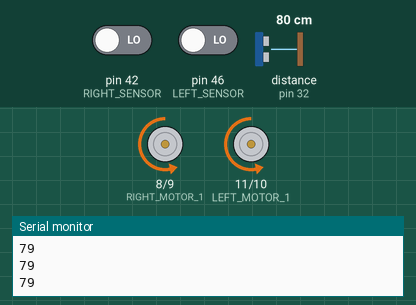
Bench run of a sketch on a simulated Arduino Mega 2560, built with avr-gcc and run on an emulated ATmega2560. Shown: motor-driver pin pairs drawn as motors (green arrow = first pin HIGH = forward, orange = second pin HIGH = backward, longer = more drive), the last lines printed to the serial monitor. Wiring (inferred from the names in the program): ultrasonic range finder: trigger pin 36; echo pin 32. Inputs (shaded band) come from the test bench; at power-on: distance to the obstacle (sensor on pin 32) 80 cm, pin 42 (RIGHT_SENSOR) LOW, pin 46 (LEFT_SENSOR) LOW. The echo pulse lasts 58.3 µs per cm.

Above: at 1.2 s.
1.3 s: distance to the obstacle (sensor on pin 32) set to 2 cm
At 2.5 s:
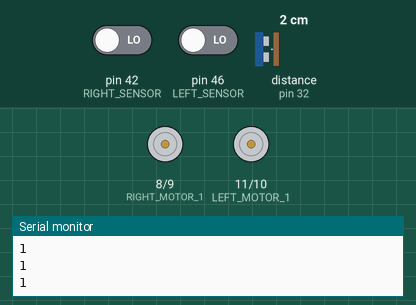
2.8 s: distance to the obstacle (sensor on pin 32) set to 35 cm
At 3.9 s:
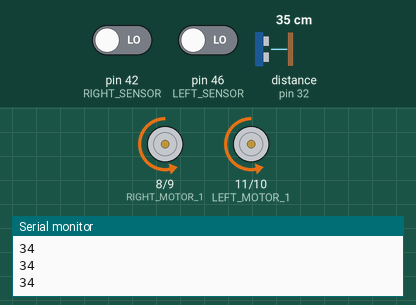
4.3 s: pin 42 (RIGHT_SENSOR) driven HIGH
At 4.9 s:
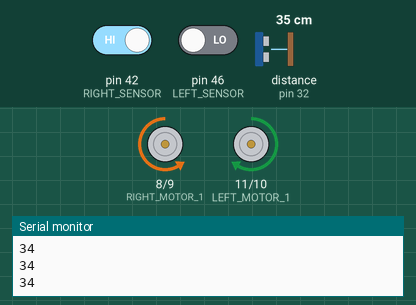
5.8 s: pin 46 (LEFT_SENSOR) driven HIGH
At 6.5 s:
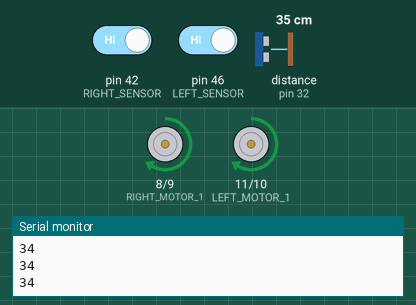
7.3 s: pin 42 (RIGHT_SENSOR) driven LOW
At 8.7 s:
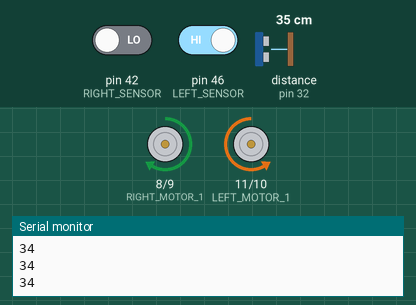
Timing chart, 0 to 9.8 s (numbered marks = the images above; inputs shaded):
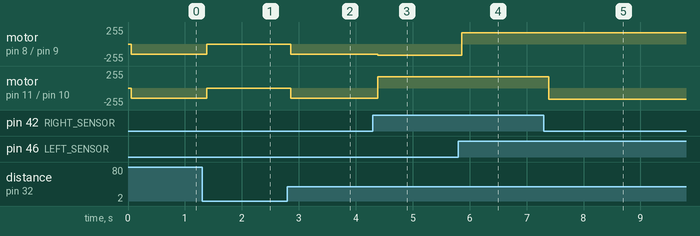

The sketch:

line_following__1_.ino
```cpp
#define LEFT_SENSOR 46
#define RIGHT_SENSOR 42
#define LEFT_MOTOR_1 11
#define LEFT_MOTOR_2 10
#define RIGHT_MOTOR_1 8
#define RIGHT_MOTOR_2 9
#define trigPin 36
#define echoPin 32

void setup() {

  pinMode(LEFT_SENSOR, INPUT);
  pinMode(RIGHT_SENSOR, INPUT);
  pinMode(LEFT_MOTOR_1, OUTPUT);
  pinMode(LEFT_MOTOR_2, OUTPUT);
  pinMode(RIGHT_MOTOR_1, OUTPUT);
  pinMode(RIGHT_MOTOR_2, OUTPUT);
  pinMode(trigPin, OUTPUT);
  pinMode(echoPin, INPUT);
  Serial.begin(9600);
}

void loop() {
  int leftSensorValue = digitalRead(LEFT_SENSOR);
  int rightSensorValue = digitalRead(RIGHT_SENSOR);
  long duration, distance;

  digitalWrite(trigPin, LOW);
  delayMicroseconds(2);
  digitalWrite(trigPin, HIGH);
  delayMicroseconds(10);
  digitalWrite(trigPin, LOW);
  duration = pulseIn(echoPin, HIGH);
  distance = (duration/2) / 29.1;
  Serial.println(distance);
  delay(50);

  if(distance < 20){
    digitalWrite(LEFT_MOTOR_1, LOW);
    analogWrite(LEFT_MOTOR_2, 0);
    digitalWrite(RIGHT_MOTOR_1, LOW);
    analogWrite(RIGHT_MOTOR_2, 0);
   }
   else{

         if (leftSensorValue == 1 && rightSensorValue == 0) {
             digitalWrite(LEFT_MOTOR_1, LOW);
             analogWrite(LEFT_MOTOR_2, 170); // A1
             analogWrite(RIGHT_MOTOR_1, 170); //A2
             digitalWrite(RIGHT_MOTOR_2, LOW);

         }

         else if (leftSensorValue == 0 && rightSensorValue == 1) {
            analogWrite(LEFT_MOTOR_1, 170);
            digitalWrite(LEFT_MOTOR_2, LOW);
            digitalWrite(RIGHT_MOTOR_1, LOW);
            analogWrite(RIGHT_MOTOR_2, 170);

         }

          else if (leftSensorValue == 1 && rightSensorValue == 1) {
               analogWrite(LEFT_MOTOR_1, 170);
               digitalWrite(LEFT_MOTOR_2, LOW);
               analogWrite(RIGHT_MOTOR_1, 170);
               digitalWrite(RIGHT_MOTOR_2, LOW);

          }

           else {
              digitalWrite(LEFT_MOTOR_1, LOW);
              analogWrite(LEFT_MOTOR_2, 150);
              digitalWrite(RIGHT_MOTOR_1, LOW);
              analogWrite(RIGHT_MOTOR_2, 150);

            }
    }
}
```

Measured:
- after the input at 1.3 s, motor on pin 8 (RIGHT_MOTOR_1) / pin 9 (RIGHT_MOTOR_2), motor on pin 11 (LEFT_MOTOR_1) / pin 10 (LEFT_MOTOR_2): backward 150/255 → stopped after 0.08 s
- after the input at 2.8 s, motor on pin 8 (RIGHT_MOTOR_1) / pin 9 (RIGHT_MOTOR_2), motor on pin 11 (LEFT_MOTOR_1) / pin 10 (LEFT_MOTOR_2): stopped → backward 150/255 after 0.06 s
- after the input at 4.3 s, motor on pin 8 (RIGHT_MOTOR_1) / pin 9 (RIGHT_MOTOR_2): backward 150/255 → backward 170/255 after 0.09 s; motor on pin 11 (LEFT_MOTOR_1) / pin 10 (LEFT_MOTOR_2): backward 150/255 → forward 170/255 after 0.09 s
- after the input at 5.8 s, motor on pin 8 (RIGHT_MOTOR_1) / pin 9 (RIGHT_MOTOR_2): backward 170/255 → forward 170/255 after 0.06 s
- after the input at 7.3 s, motor on pin 11 (LEFT_MOTOR_1) / pin 10 (LEFT_MOTOR_2): forward 170/255 → backward 170/255 after 0.09 s
